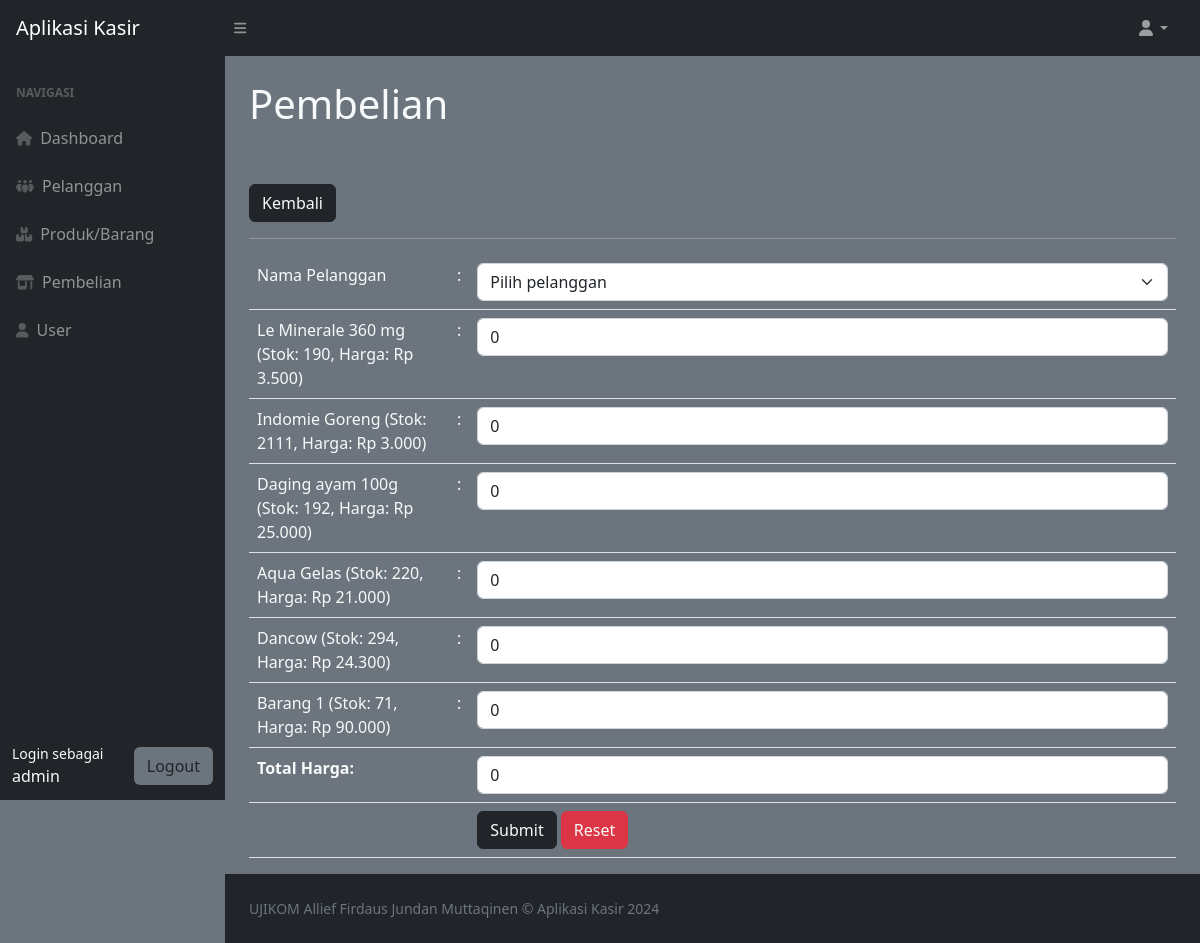
The page /index.php?page=pembelian_tambah (signed in) on the database its author committed.
### tables this page shows
CREATE TABLE `produk` (
  `id_produk` int(11) NOT NULL,
  `nama_produk` varchar(255) DEFAULT NULL,
  `harga` int(10) DEFAULT NULL,
  `stok` int(11) DEFAULT NULL
);

### pembelian_tambah.php (the view, shortened to what this page needs)
<div class="container-fluid px-4">
    <h1 class="mt-4">Pembelian</h1>
    <br>
    <br>
    <a href="?page=pembelian" class="btn btn-dark text-light">Kembali</a>
    <hr>
    <form method="post" id="form-penjualan" onsubmit="return validateForm()">
        <table class="table table-border text-light">
            <tr>
                <td width="200">Nama Pelanggan</td>
                <td width="1">:</td>
                <td>
                    <select class="form-control form-select" name="id_pelanggan" id="id_pelanggan">
                        <option value="">Pilih pelanggan</option>
                    </select>
                </td>
            </tr>
            <?php
            $pro = mysqli_query($koneksi, 'SELECT * FROM produk');
            while ($produk = mysqli_fetch_array($pro)) {
                ?>
                <tr>
                <td><?php echo $produk['nama_produk'] . ' (Stok: ' . $produk['stok'] . ', Harga: Rp ' . number_format($produk['harga'], 0, ',', '.') . ')' ?></td>
                    <td>:</td>
                    <td>
                        <input class="form-control produk-input" <?php if ($produk['stok'] == 0) { ?> disabled <?php } ?>
                            type="number" step="1" min="0" value="0" max="<?php echo $produk['stok']; ?>"
                            name="produk[<?php echo $produk['id_produk']; ?>]" data-harga="<?php echo $produk['harga']; ?>"
                            onchange="hitungTotal()">
                    </td>
                </tr>
                <?php
            }
            ?>
            <tr>
                <td colspan="2"><strong>Total Harga:</strong></td>
                <td><input type="text" id="total-harga" class="form-control" value="0" readonly></td>
            </tr>
            <tr>
                <td></td>
                <td></td>
                <td>
                    <button type="submit" class="btn btn-dark text-light">Submit</button>
                    <button type="reset" class="btn btn-danger text-light">Reset</button>
                </td>
            </tr>
        </table>
    </form>
</div>

### rows shown on the page
produk: nama_produk "Le Minerale 360 mg", stok "190", harga "3.500", stok "0"
produk: nama_produk "Indomie Goreng", stok "2111", harga "3.000", stok "0"
produk: nama_produk "Daging ayam 100g", stok "192", harga "25.000", stok "0"
produk: nama_produk "Aqua Gelas", stok "220", harga "21.000", stok "0"
produk: nama_produk "Dancow", stok "294", harga "24.300", stok "0"
produk: nama_produk "Barang 1", stok "71", harga "90.000", stok "0"

### other values the page prints
$_SESSION['user']['nama'] "admin"
